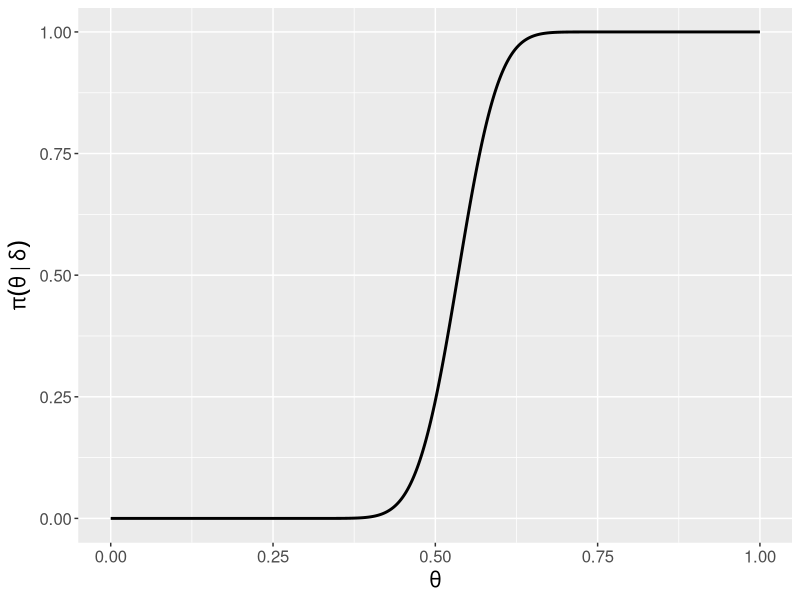
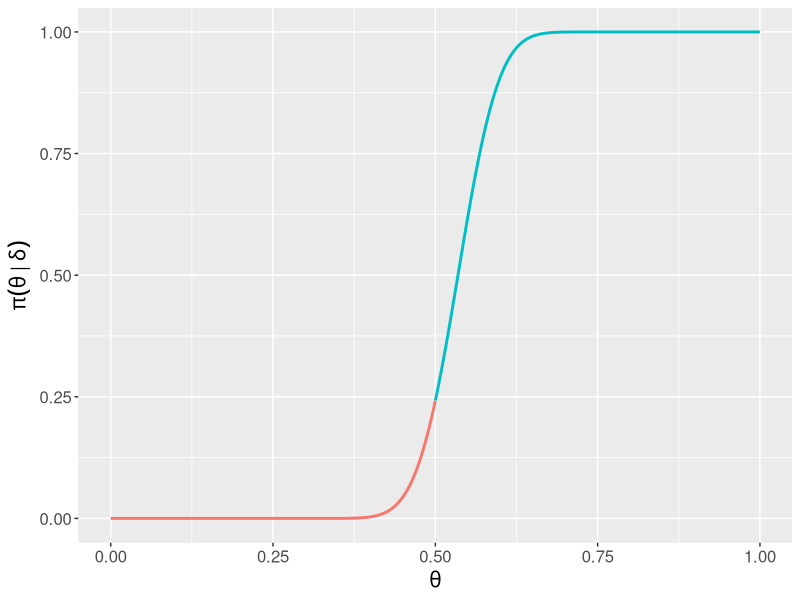
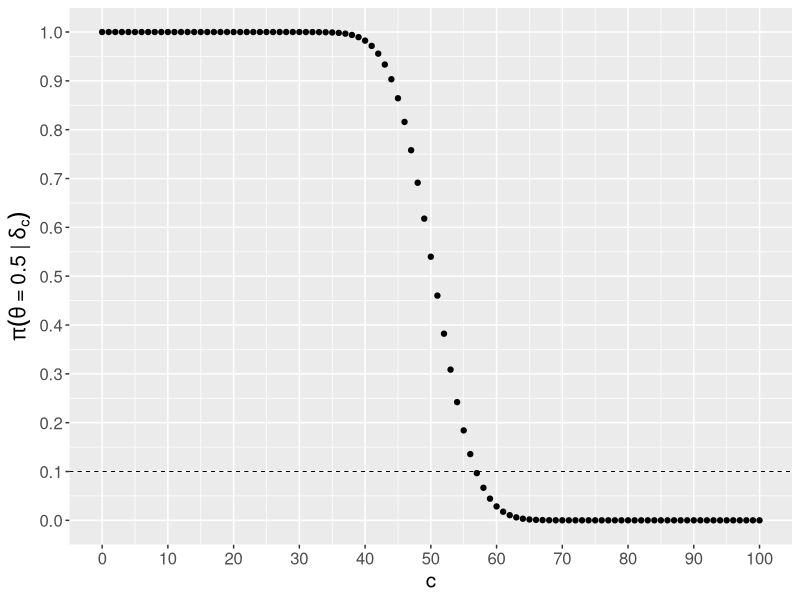
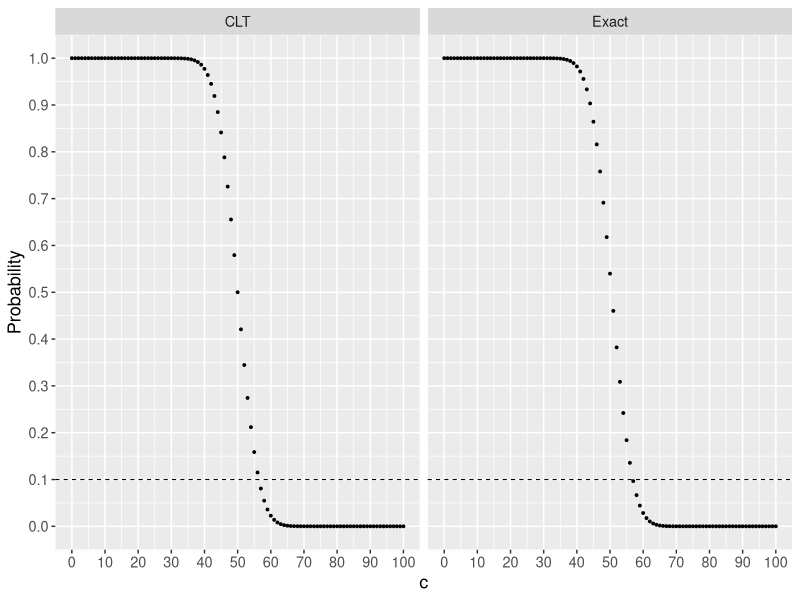

R code for these plots, in order:
## ---- chunk 1
library(tidyverse)
knitr::opts_chunk$set(echo = TRUE, message = F, warning = F,
                      fig.width = 5, fig.height = 2.75, fig.align = "center")
## ---- chunk 2
n <- 100
theta_seq <- seq(0,1,0.0001)
power <- 1 - pbinom(53, n, theta_seq)
data.frame(theta = theta_seq, power = power) |>
  ggplot(aes(x = theta, y = power)) +
  geom_line(linewidth = 1) +
  labs(x = expression(theta),
       y = expression(pi (theta ~ "|" ~ delta))) +
  theme(text =element_text(size = 15))
## ---- chunk 3
size <- 1 - pbinom(53, n, 0.5)
size_df <- data.frame(x = c(0, 0.5),
                      xend = c(0.5, 0.5),
                      y = c(size, 0),
                      yend = c(size, size))
df <- data.frame(theta = theta_seq, power = power) |>
  mutate(space = ifelse(theta <= 0.5, "Omega_0", "Omega_1"))

ggplot() +
  geom_line(data = df, aes(x = theta, y = power, col = space),
            linewidth = 1) +
  #geom_segment(data = size_df, mapping = aes(x = x, xend = xend, y = y, yend = yend), linetype = "dashed") +
  # geom_hline(yintercept = size, linetype = "dashed") +
  labs(x = expression(theta),
       y = expression(pi (theta ~ "|" ~ delta))) +
  theme(text =element_text(size = 15)) +
  guides(col = "none")
## ---- chunk 4
# pbinom(x, n, p) = P(X <= x)
1 - pbinom(53, n, 0.5)
## ---- chunk 5
# option 1
theta <- 0.5

c_seq <- 0:100
alpha0 <- 0.10
power_c <- 1 - pbinom(c_seq - 1, n, theta)
data.frame(c = c_seq, power = power_c) |>
  mutate(below = power <= alpha0) |>
  ggplot(aes(x = c, y = power)) +
  geom_point() +
    theme(text =element_text(size = 15)) +
  geom_hline(yintercept = alpha0, linetype = "dashed",
             linewidth = 0.35) +
  scale_y_continuous(n.breaks = 10) +
  scale_x_continuous(n.breaks = 10) +
   guides(col = "none") +
  labs(y = expression(pi(theta ~ "=" ~  0.5 ~ "|" ~ delta[c])))
c_star <- c_seq[min(which(power_c < alpha0))]
## ---- chunk 6
# Confirm: P(sum Xi >= 57 | theta = 0.5) <= 0.10
1 - pbinom(57 - 1, n, 0.5)
## ---- chunk 7
data.frame(c = c_seq, Exact = power_c, CLT = 1 - pnorm( (c_seq - 50)/5)) |>
  pivot_longer(cols = 2:3, names_to = "method", values_to = "prob") |>
  ggplot(aes(x = c, y = prob)) +
  geom_point(size = 0.65) +
  geom_hline(yintercept = alpha0, linetype = "dashed",
             linewidth = 0.35)+
  theme(text =element_text(size = 13)) +
    scale_y_continuous(n.breaks = 10) +
  scale_x_continuous(n.breaks = 10) +
  labs(y = "Probability") +
  # labs(y = expression("CLT approx. of " ~ pi(theta ~ "=" ~  0.5 ~ "|" ~ delta[c]))) +
  facet_wrap(~method)
## ---- chunk 8
# verify CLT approximation
1 - pnorm( (57 - 50) / 5)
